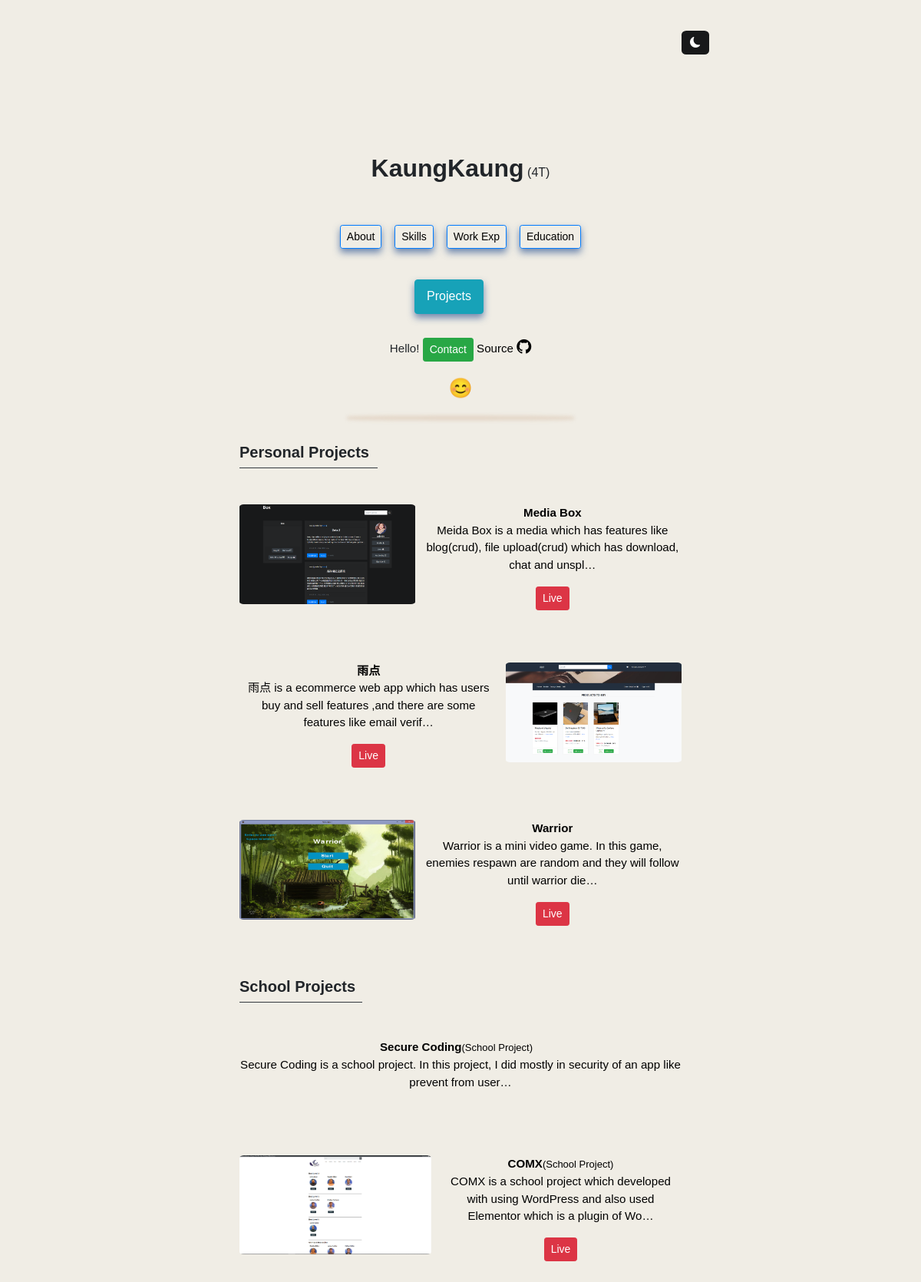
The app's page /project, older data.
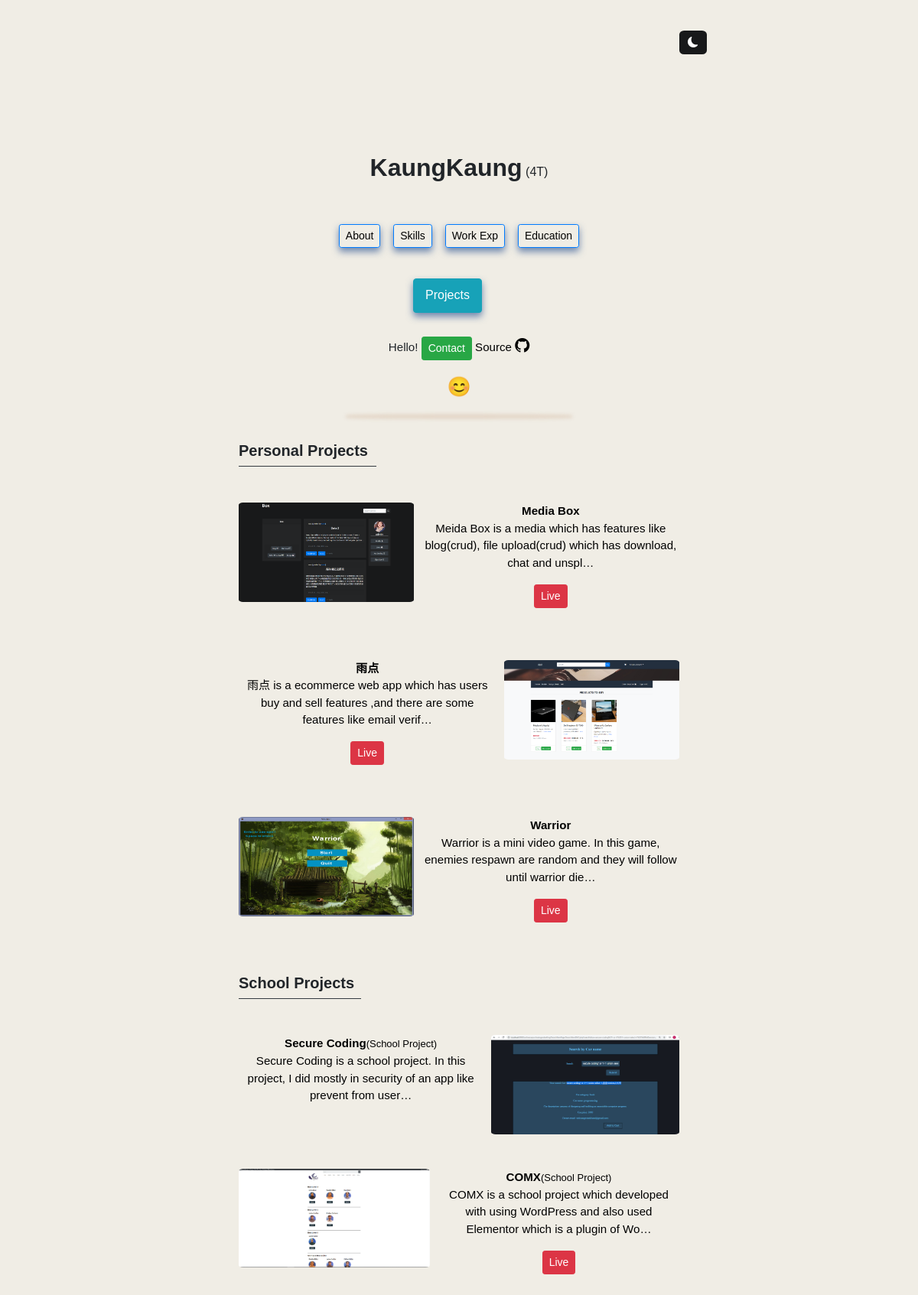
The same page, newer data.
### display/models.py (models this page shows)
class Project(models.Model):
    title = models.CharField(max_length=225)
    image = models.ImageField(upload_to='project_image')
    uses = models.CharField(max_length=255)
    description = models.TextField()
    schoolp = models.CharField(max_length=255, blank=True, null=True)
    url = models.URLField(max_length=255, blank=True, null=True)
    source_code = models.URLField(max_length=255, blank=True, null=True)
    image2 = models.ImageField(upload_to='project_image', null=True, blank=True)
    image3 = models.ImageField(upload_to='project_image', null=True, blank=True)
    image4 = models.ImageField(upload_to='project_image', null=True, blank=True)
    date = models.CharField(null=True, blank=True, max_length=255)

### display/views.py (the view)
def project(request):
    p = Project.objects.all()
    s = SchoolProject.objects.all()
    return render(request, "project.html",
                  {"project":p, "school":s})

### template/project.html (shortened to what this page needs)
{% extends 'main.html' %}
{% block content %}
{% include 'chain.html' %}
{% load static %}
<link rel="stylesheet" href="{% static 'style.css' %}">
{% include 'profile.html' %}
<div style="height:10px;"></div>
<div class="box1 new_box"></div>
<div style="height:42px;"></div>
<body>
<div class="context" style="width:48%;">
    <div class="about" style="margin:auto;max-width:590px;">
        <h5><b>Personal Projects</b></h5>
            <legend class="border-bottom border-dark mb-3" style="width:180px;"></legend>
        <br><br>
                        {% for projects in project %}
        {% if projects.title == 'Secure Coding' %}
                             <h5><b>School Projects</b></h5>
            <legend class="border-bottom border-dark mb-3" style="width:160px;"></legend>
            <br><br>
                        {% endif %}
        <div class="animation" style="margin:auto;min-width:229px;font-size:15.1px;">
                     {% if projects.title == '雨点' or projects.title == 'Secure Coding' %}
            <a href="{% url 'project2' projects.id %}">
                <img class="project_image2" src="{{ projects.image.url }}" alt="" style=""></a>
            <div style="">
                    <center>
            <a href="{% url 'project2' projects.id %}" style="text-decoration:none;">
                {% if projects.title == 'Secure Coding' %}
            <b>{{ projects.title }}</b><span style="font-size:13px;">{{ projects.schoolp }}</span>
                            {% else %}
                <b>{{ projects.title }}</b>
                {% endif %}
                    <p>{{ projects.description|truncatechars:110 }}</p>
            </a>
                        {% if projects.title == '雨点' or projects.title == 'Secure Coding' %}
                        {% if projects.url %}
                    <a class="btn btn-danger btn-sm" href="{{ projects.url }}" target="_blank">Live</a>
                        {% endif %}
                            {% endif %}
                    </center>
                    </div>
                            {% else %}
            <a href="{% url 'project2' projects.id %}" >
                <img class="project_image1" src="{{ projects.image.url }}" alt="" style=""></a>
            <div style="">
                    <center>
                <a href="{% url 'project2' projects.id %}" style="text-decoration:none;">
            {% if projects.title == 'COMX' %}
            <b>{{ projects.title }}</b><span style="font-size:13px;">{{ projects.schoolp }}</span>
                            {% else %}
                <b>{{ projects.title }}</b>
                {% endif %}
                    <p>{{ projects.description|truncatechars:110 }}</p></a>
                            {% if projects.url %}
                    <a class="btn btn-danger btn-sm" href="{{ projects.url }}" target="_blank">Live</a>
                            {% endif %}
                    </center>
                    </div>
                    {% endif %}
                    <br><br><br>
            </div>
                {% endfor %}
    </div>
</div>
</body>
{% endblock %}

Row changes from the older to the newer data that the page shows:
changed Project "Secure Coding": image: picture added
